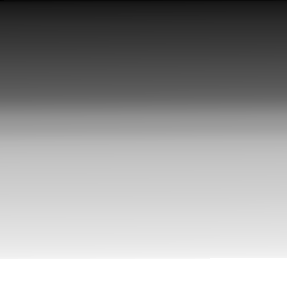
#> input picture TP1/img1_tp.png, 287 x 288 px
$ jupyter execute tp1_parte2.ipynb
#> lines starting #> are read from the running program, lines starting #| are printed output that depends on the picture; after the words box and inside, x2 and y2 are one past the last pixel; in counts of white or black regions, pixels touching at a corner belong together
# Ejercicio 2

1. Para las imágenes img1_tp.png y img2_tp.png leerlas con OpenCV en escala de grisas y visualizarlas

[cell 1]
import cv2
import numpy as np
import matplotlib.pyplot as plt
import glob

[cell 2]
# Carga las imagenes y las convierte a escala de grises
imagen1_gris = cv2.imread('./img1_tp.png', cv2.IMREAD_GRAYSCALE)
#> imagen1_gris is the input picture: shape (288, 287); min 2, max 255, mean 154.8
imagen2_gris = cv2.imread('./img2_tp.png', cv2.IMREAD_GRAYSCALE)
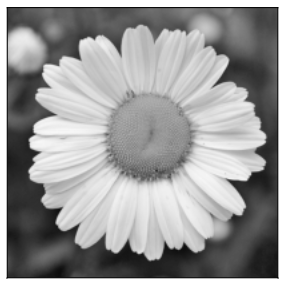
#> input picture TP1/img2_tp.png, 287 x 288 px
#> imagen2_gris is the input picture: shape (288, 287); min 2, max 255, mean 154.8

[cell 3]
#mostrar las imagen 1
plt.imshow(imagen1_gris, cmap='gray')
plt.title('Imagen en Escala de Grises')
plt.axis('off')
plt.show()

[cell 4]
#mostrar las imagen 2
plt.imshow(imagen2_gris, cmap='gray')
plt.title('Imagen en Escala de Grises')
plt.axis('off')
plt.show()

2. Elija el número de bins que crea conveniente y grafique su histograma, compare los histogramas entre si. Explicar lo que se observa, si tuviera que entrenar un modelo de clasificación/detección de imágenes, considera que puede ser de utilidad tomar como ‘features’ a los histogramas?

[cell 5]
#Histogramas

rutas =['./img1_tp.png', './img2_tp.png']

for ruta in rutas:
    # Lee la imagen en escala de grises
    imagen_gris = cv2.imread(ruta, cv2.IMREAD_GRAYSCALE)

    # Define diferentes numeros de bins
    bins_list = [16, 32, 64, 128]

    # Crea un panel 2x2 para las figuras
    fig, axes = plt.subplots(2, 2, figsize=(10, 10))

    # Aplana la lista de ejes para un facil acceso
    axes = axes.ravel()

    # Calcula y plotea el histograma para cada numero de bins
    for i, bins in enumerate(bins_list):
        axes[i].hist(imagen_gris.ravel(), bins=bins, range=[0, 256], color='black')
        axes[i].set_title(f'Histograma con {bins} bins')
        axes[i].set_xlim([0, 256])

    # Ajusta el layout para que no haya superposicion
    plt.tight_layout()

    # Muestra la figura
    plt.show()
#> figure, not shown here; panel 1: tallest bar 10545 high, from x = 192 to 208; panel 2: tallest bar 8400 high, from x = 248 to 256; panel 3: tallest bar 8400 high, from x = 252 to 256; panel 4: tallest bar 8400 high, from x = 254 to 256

*Observaciones*:
* Se observan que ambas imágenes tienen mismo histograma, por lo que se puede deducir que tienen la misma distribucion de intensidades.
* Tabajar con 32 bins resulta una buena opción para mantener continuidad y suavidad en el dominio.
* U histograma en escala de grises cuenta el número de píxeles que tienen un valor específico de intensidad (de 0 a 255) en la imagen, pero no captura la distribución espacial de esos valores. Es decir, dos imágenes con contenidos visualmente muy diferentes pueden tener distribuciones de intensidad similares, lo que resulta en histogramas idénticos. Viendo que los histogramas pierden información espacial y de contexto, no serían adecuados como única característica para entrenar un modelo de clasificación o detección de imágenes, aunque pueden ser útiles como una parte de un conjunto más amplio de features.

3. Para la imagen segmentacion.png analice el histograma de los canales RGB. Segmente algunos de los elementos presentes en la imagen (agua, cielo, tierra) y muestre, aplicando mascaras, las regiones en imágenes separadas

[cell 6]
# Leemos la imagen y la convertimos a RGB
imagen= cv2.imread('./segmentacion.png')
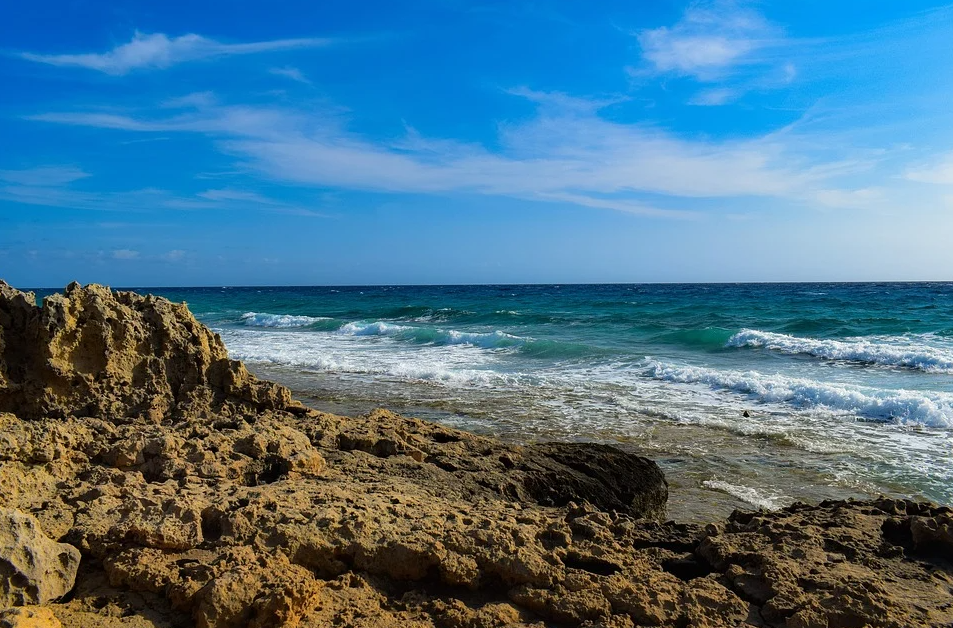
#> input picture TP1/segmentacion.png, 953 x 628 px
#> imagen is the input picture: shape (628, 953, 3); mean B, G, R 139, 116.4, 76.1
imagen_rgb = cv2.cvtColor(imagen, cv2.COLOR_BGR2RGB)

# Visualiza la imagen usando Matplotlib
plt.imshow(imagen_rgb)
plt.title('Imagen original')
plt.axis('off')
plt.show()

[cell 7]
# Separa los canales de color
R, G, B = cv2.split(imagen_rgb)
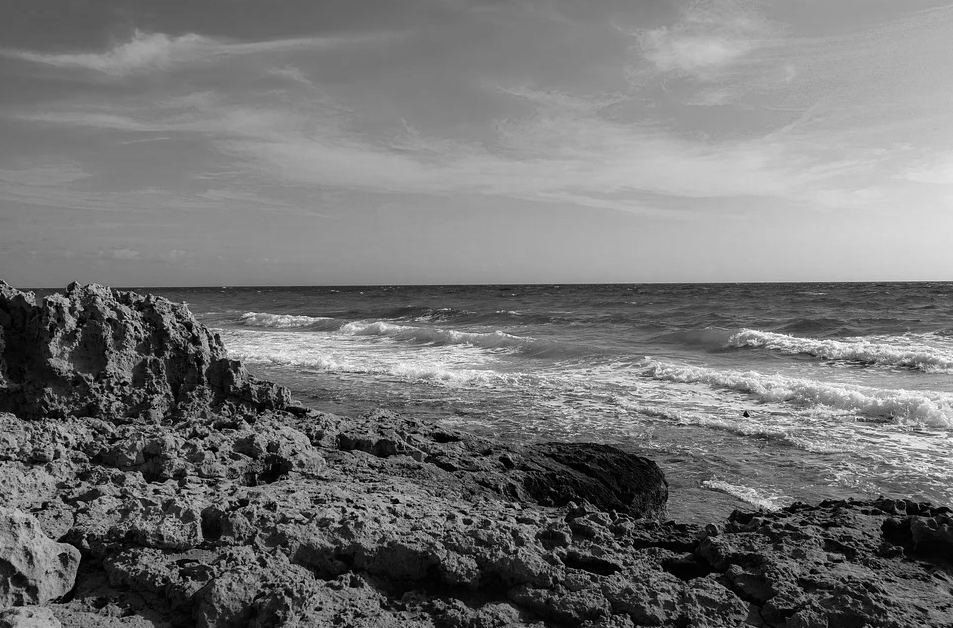
#> G: shape (628, 953); min 0, max 255, mean 116.4
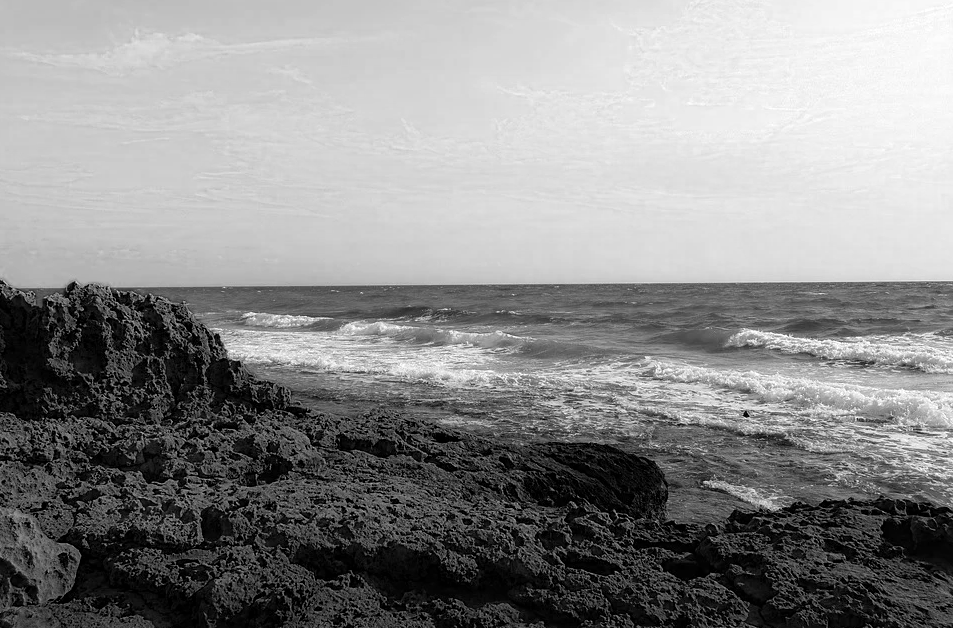
#> B: shape (628, 953); min 0, max 255, mean 139

# Crea un panel de 1x3 para mostrar los histogramas
fig, axes = plt.subplots(1, 3, figsize=(15, 5))

# Colores para cada canal
colors = ['red', 'green', 'blue']
channels = [R, G, B]
titles = ['Histograma del canal Rojo', 'Histograma del canal Verde', 'Histograma del canal Azul']

# Genera y muestra los histogramas
for i, (channel, color, title) in enumerate(zip(channels, colors, titles)):
    axes[i].hist(channel.ravel(), bins=256, range=[0, 256], color=color)
    axes[i].set_title(title)
    axes[i].set_xlim([0, 256])
#> this loop made 3 passes
#> (color, title) on passes 1 to 3: ('red', 'Histograma del canal Rojo'), ('green', 'Histograma del canal Verde'), ('blue', 'Histograma del canal Azul')

# Ajusta el layout para evitar superposiciones
plt.tight_layout()

# Muestra el grafico
plt.show()
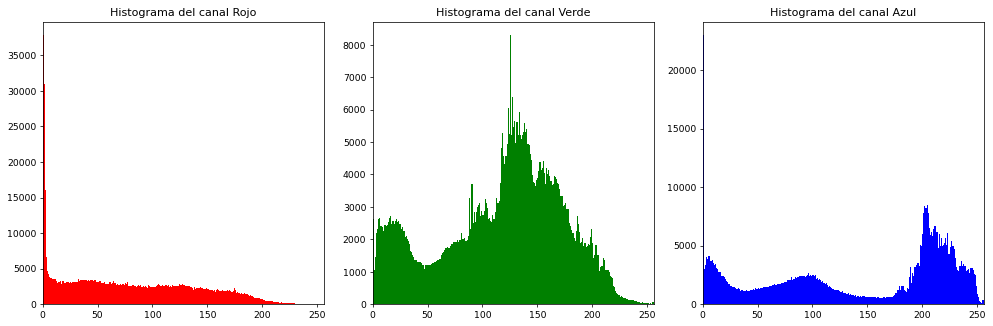
#> figure drawn by matplotlib, 3 panels; panel 1: tallest bar 37866 high, from x = 0 to 1; panel 2: tallest bar 8300 high, from x = 125 to 126; panel 3: tallest bar 22983 high, from x = 0 to 1

### Histograma  canal rojo:

La concentración de valores bajos corresponde principalmente a las áreas del cielo y el mar, que tienen poco componente rojo.
Los valores medios y altos, aunque menos frecuentes, representan la arena y las rocas de la playa, que tienen tonos cálidos.

### Histograma  canal verde:

La distribución más compleja refleja la variedad de elementos en la escena.
Los picos en los valores medios-altos corresponden al color del mar y el cielo.
Los valores más bajos probablemente representan las sombras en las rocas y la arena.
La presencia de valores en todo el rango indica la diversidad de tonos verdes en el agua y la arena.

### Histograma canal azul:

El pico prominente en los valores altos corresponde al cielo azul claro y las áreas más claras del mar.
El pico secundario en los valores más bajos representa probablemente las rocas y la arena, que tienen menos componente azul.
La distribución amplia refleja la variación de tonos azules en el cielo y el mar.

### Análisis:

Los histogramas reflejan correctamente una escena de playa con cielo despejado y mar.
La dominancia de azul y verde en los histogramas coincide con los colores predominantes del cielo y el mar.
La presencia de valores más altos en el canal rojo, aunque menos frecuentes, representa adecuadamente los tonos cálidos de la arena y las rocas.
La complejidad del histograma verde captura bien la variedad de tonos en el agua, desde turquesa hasta verde oscuro.
La distribución bimodal del azul refleja el contraste entre las áreas claras (cielo, mar) y las más oscuras (rocas, arena).

[cell 8]
img_HSV = cv2.cvtColor(imagen, cv2.COLOR_BGR2HSV)
#> img_HSV: shape (628, 953, 3); mean H, S, V 70.1, 153.6, 153.9
c1, c2, c3 = cv2.split(img_HSV)
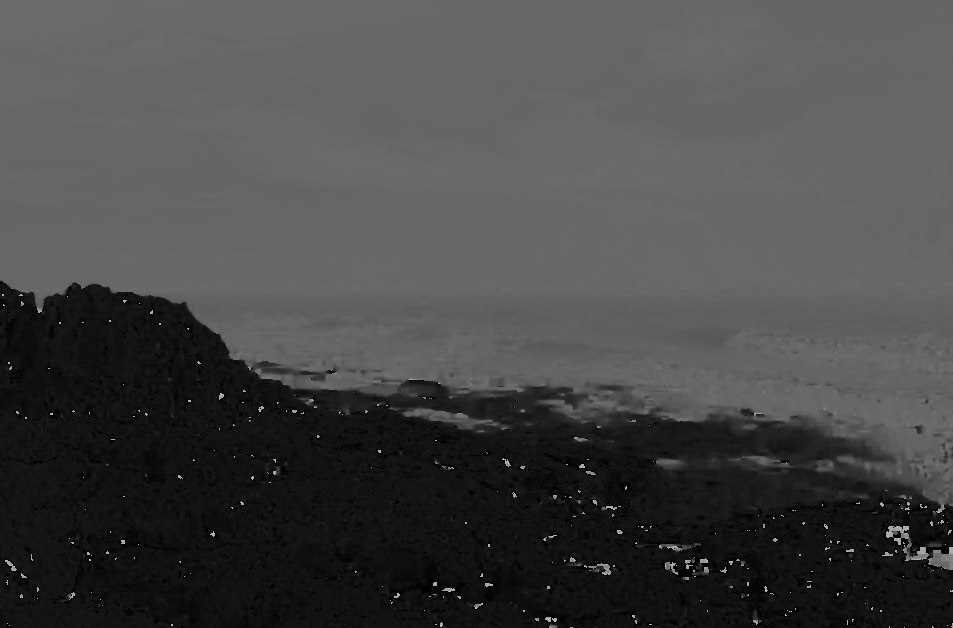
#> c1: shape (628, 953); min 0, max 179, mean 70.1
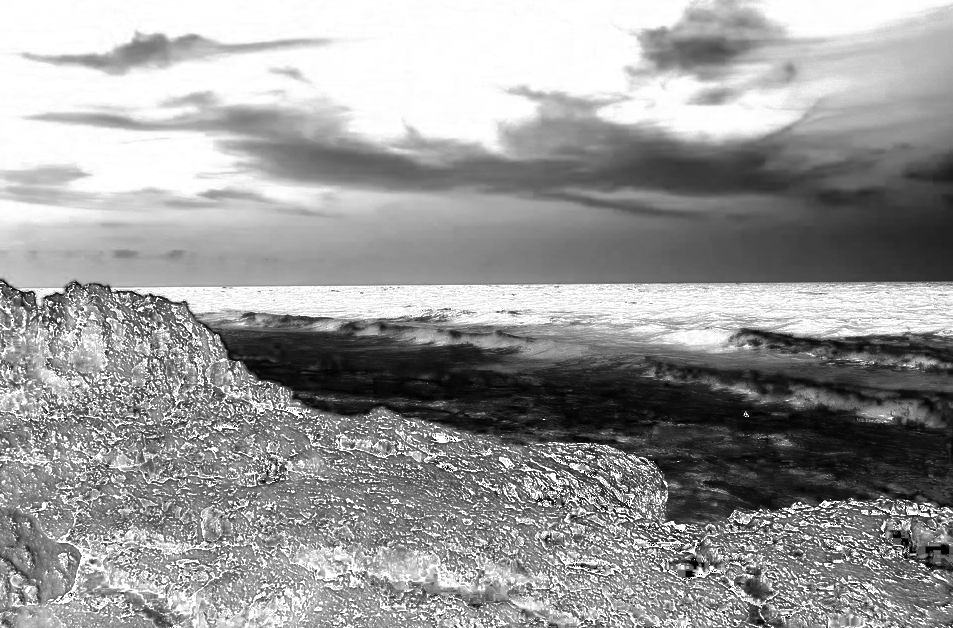
#> c2: shape (628, 953); min 0, max 255, mean 153.6

# Tierra

[cell 9]
color_l = (10,40,0)
color_u = (30,250,255)

mask = cv2.inRange(img_HSV, color_l,  color_u)
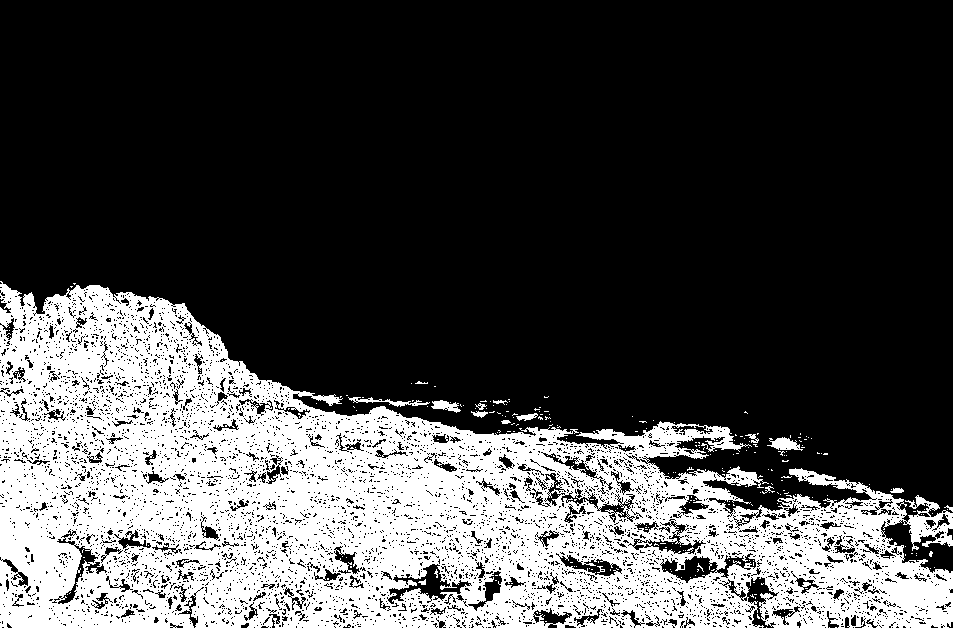
#> mask: shape (628, 953); 28.7% white; 291 white regions (275 under 20 px), largest, box (x1, y1, x2, y2) and area: (0, 281, 953, 628) 169993, (767, 437, 803, 451) 279, (348, 397, 430, 407) 253
img_segmentada = cv2.bitwise_and(imagen_rgb, imagen_rgb, mask=mask)

plt.figure(12)
plt.imshow(img_segmentada)
plt.show()

# Cielo

[cell 10]
color_l = (100,30,180)
color_u = (110,255,255)

mask = cv2.inRange(img_HSV, color_l,  color_u)
#> mask: shape (628, 953); 46% white; 541 white regions (482 under 20 px), largest, box (x1, y1, x2, y2) and area: (0, 0, 953, 285) 266289, (225, 329, 389, 359) 1575, (869, 390, 953, 425) 784
img_segmentada = cv2.bitwise_and(imagen_rgb, imagen_rgb, mask=mask)

plt.figure(15)
plt.imshow(img_segmentada)
plt.show()

# Agua

[cell 11]
color_l = (80, 50, 50)

color_u = (110, 255, 255)

mask = cv2.inRange(img_HSV, color_l,  color_u)
#> mask: shape (628, 953); 54.9% white; 127 black regions (109 under 20 px), largest, box (x1, y1, x2, y2) and area: (0, 280, 953, 628) 261430, (864, 193, 953, 281) 4543, (742, 330, 953, 364) 1820
img_segmentada = cv2.bitwise_and(imagen_rgb, imagen_rgb, mask=mask)

plt.figure(18)
plt.imshow(img_segmentada)
plt.show()

No se está logra separar adecuadamente el agua del cielo. Esto puede ocurrir por varias razones:

* Similitud de colores: El cielo y el agua a menudo tienen tonos de azul muy similares, lo que dificulta la separación basada únicamente en el color.
* Variación de iluminación: La luz del sol y los reflejos pueden causar que partes del agua tengan tonos similares al cielo.
* Gradientes de color: Tanto el cielo como el agua suelen presentar gradientes suaves, lo que complica establecer límites claros.
Rangos de color demasiado amplios o estrechos: Los rangos definidos en el código pueden no ser óptimos para tu imagen específica.

# Ajuste a segmentación

[cell 12]
def segment_beach_image(image_path, resize_factor=0.6):
    # Cargar la imagen
#> called with image_path = './segmentacion.png', resize_factor = 0.6
    image = cv2.imread(image_path)
    if image is None:
        raise ValueError("No se pudo cargar la imagen.")

    # Reducir el tamaño de la imagen para mejorar el rendimiento
    if resize_factor > 0:
        height, width = image.shape[:2]
#> height = 628; width = 953
        new_size = (int(width * resize_factor), int(height * resize_factor))
#> new_size = (571, 376)
        image = cv2.resize(image, new_size)

    height, width = image.shape[:2]
#> height = 376; width = 571

    # Convertir a HSV
    hsv = cv2.cvtColor(image, cv2.COLOR_BGR2HSV)
#> hsv: shape (376, 571, 3); mean H, S, V 70.2, 151.3, 153.8

    # Máscara para arena (basada en color)
    lower_sand = np.array([20, 50, 50])
    upper_sand = np.array([40, 255, 255])
    mask_sand = cv2.inRange(hsv, lower_sand, upper_sand)
#> mask_sand: shape (376, 571); 6.7% white in thin lines or dots, all inside (x1, y1, x2, y2) = (0, 170, 571, 376)

    # Máscara para agua y cielo (basada en color)
    lower_blue = np.array([90, 50, 50])
    upper_blue = np.array([130, 255, 255])
    mask_blue = cv2.inRange(hsv, lower_blue, upper_blue)
#> mask_blue: shape (376, 571); 54.8% white; 68 black regions (55 under 20 px), largest, box (x1, y1, x2, y2) and area: (0, 168, 571, 376) 93912, (518, 116, 571, 168) 1609, (446, 198, 571, 218) 638

    # Crear una máscara basada en la posición vertical
    gradient = np.linspace(0, 1, height)[:, np.newaxis]
#> gradient = 376 values from 0 to 1
    position_mask = np.tile(gradient, (1, width))

    # Umbral para separar cielo y agua basado en posición
    threshold = 0.455  # Ajusta este valor según sea necesario
    mask_sky = (position_mask < threshold).astype(np.uint8) * 255
    mask_water = (position_mask >= threshold).astype(np.uint8) * 255

    # Combinar máscaras de color y posición
    mask_sky = cv2.bitwise_and(mask_blue, mask_sky)
#> mask_sky: shape (376, 571); 44.6% white; 2 white regions (1 under 20 px), largest, box (x1, y1, x2, y2) and area: (0, 0, 571, 171) 95672
    mask_water = cv2.bitwise_and(mask_blue, mask_water)
#> mask_water: shape (376, 571); 10.3% white; 56 white regions (53 under 20 px), largest, box (x1, y1, x2, y2) and area: (65, 171, 571, 256) 21636, (7, 171, 41, 184) 169, (312, 225, 323, 230) 22

    # Refinar máscaras
    kernel = np.ones((3, 3), np.uint8)  # Usar un kernel más pequeño
    mask_sand = cv2.morphologyEx(mask_sand, cv2.MORPH_CLOSE, kernel)
#> mask_sand: shape (376, 571); 9.1% white; 573 white regions (481 under 20 px), largest, box (x1, y1, x2, y2) and area: (0, 237, 96, 376) 3952, (92, 243, 281, 332) 3662, (27, 170, 138, 238) 1715
    mask_sky = cv2.morphologyEx(mask_sky, cv2.MORPH_CLOSE, kernel)
#> mask_sky: shape (376, 571); 44.6% white; 1 white region, box (x1, y1, x2, y2) and area: (0, 0, 571, 171) 95733
    mask_water = cv2.morphologyEx(mask_water, cv2.MORPH_CLOSE, kernel)
#> mask_water: shape (376, 571); 10.6% white; 29 white regions (26 under 20 px), largest, box (x1, y1, x2, y2) and area: (62, 171, 571, 256) 22437, (7, 171, 41, 184) 173, (562, 285, 571, 300) 39

    # Aplicar máscaras
    result_sand = cv2.bitwise_and(image, image, mask=mask_sand)
    result_sky = cv2.bitwise_and(image, image, mask=mask_sky)
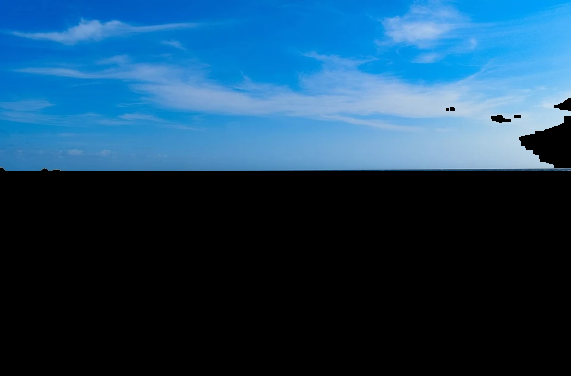
#> result_sky: shape (376, 571, 3); mean B, G, R 95.6, 66.5, 26.8
    result_water = cv2.bitwise_and(image, image, mask=mask_water)
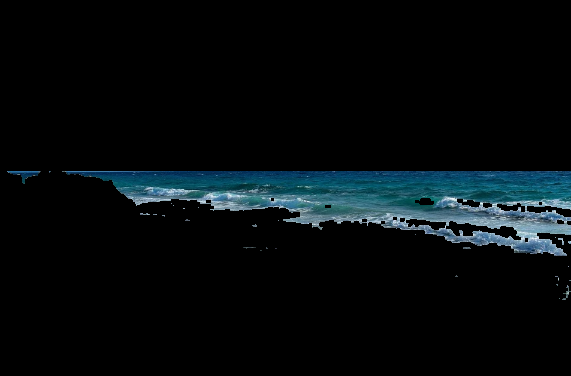
#> result_water: shape (376, 571, 3); mean B, G, R 13.2, 11, 5.6

    return result_sand, result_sky, result_water

# Uso del código
image_path = './segmentacion.png'
sand, sky, water = segment_beach_image(image_path)

# Mostrar resultados
cv2.imshow('Arena', sand)
cv2.imshow('Cielo', sky)
cv2.imshow('Agua', water)
cv2.waitKey(0)
cv2.destroyAllWindows()
